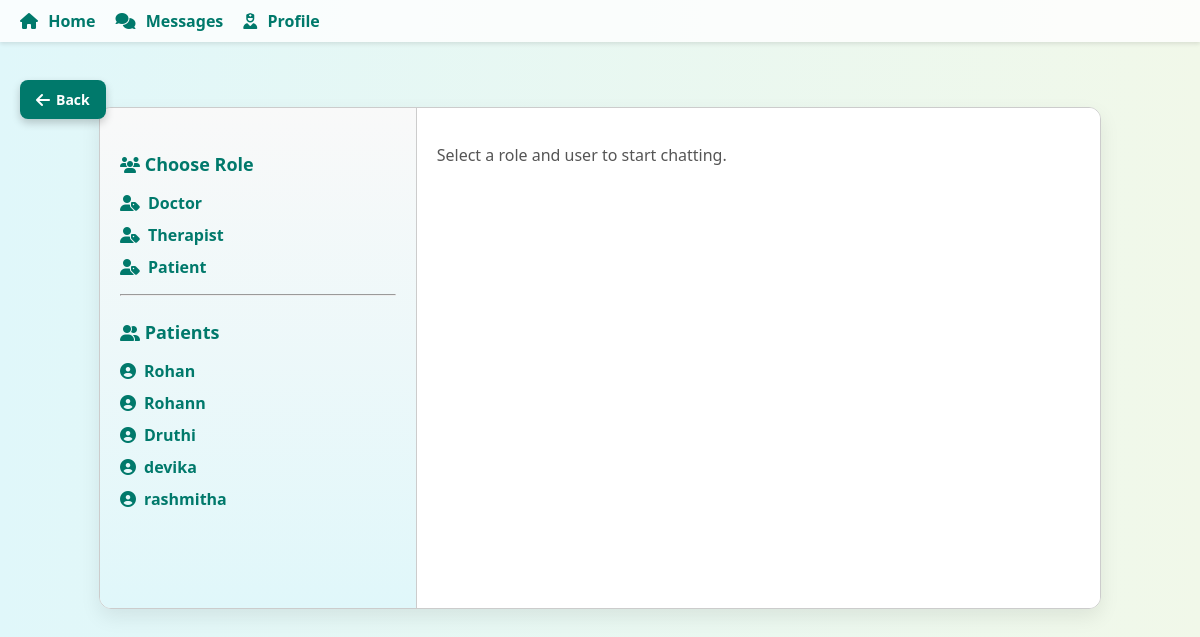
The app's page /messages/?role=patient (signed in), older data.
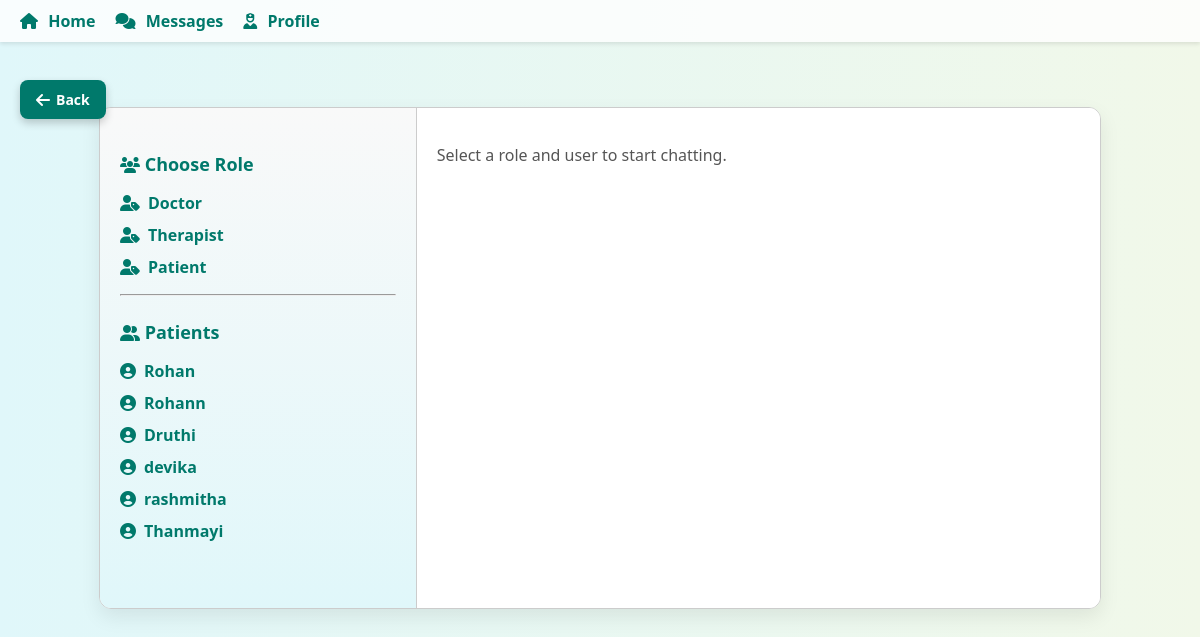
The same page, newer data.
### core/models.py (models this page shows, shortened)
class User(AbstractUser):
    ROLE_CHOICES = (
        ('patient', 'Patient'),
        ('doctor', 'Doctor'),
        ('therapist', 'Therapist'),
    )
    role = models.CharField(max_length=10, choices=ROLE_CHOICES)
    unique_id = models.CharField(max_length=20, blank=True, null=True, unique=True)
    phone = models.CharField(max_length=15, blank=True)
    profile_photo = models.ImageField(upload_to='profile_photos/', blank=True, null=True)
    date_of_birth = models.DateField(blank=True, null=True)
    location = models.CharField(max_length=100, blank=True)

### core/views.py (the view)
# urls.py: path('messages/', views.message_box, name='message_box'),
@login_required
def message_box(request):
    role = request.GET.get('role')
    selected_user_id = request.GET.get('user')
    users = User.objects.filter(role=role).exclude(id=request.user.id) if role else []
    selected_user = User.objects.filter(id=selected_user_id).first()
    messages_qs = []
    if selected_user:
        messages_qs = Message.objects.filter(
            sender__in=[request.user, selected_user],
            receiver__in=[request.user, selected_user],
            is_deleted=False
        ).order_by('timestamp')
    return render(request, 'core/message_box.html', {
        'roles': ['doctor', 'therapist', 'patient'],
        'selected_role': role,
        'users': users,
        'selected_user': selected_user,
        'messages': messages_qs
    })

### core/templates/core/message_box.html (shortened to what this page needs)
{% extends 'core/base.html' %}
{% block content %}
<link rel="stylesheet" href="https://cdnjs.cloudflare.com/ajax/libs/font-awesome/6.5.0/css/all.min.css">
<div class="chat-container">
  <div class="role-list">
    <h4><i class="fas fa-users"></i> Choose Role</h4>
    <ul>
      {% for role in roles %}
        <li><a href="?role={{ role }}"><i class="fas fa-user-tag"></i> {{ role|title }}</a></li>
      {% endfor %}
    </ul>
    {% if selected_role %}
      <hr>
      <h4><i class="fas fa-user-friends"></i> {{ selected_role|title }}s</h4>
      <ul>
        {% for user in users %}
          <li><a href="?role={{ selected_role }}&user={{ user.id }}"><i class="fas fa-user-circle"></i> {{ user.first_name }}</a></li>
        {% empty %}
          <li>No users found.</li>
        {% endfor %}
      </ul>
    {% endif %}
  </div>
  <div class="chat-window">
    {% if selected_user %}
      <h4><i class="fas fa-comments"></i> Chat with {{ selected_user.first_name }}</h4>
      <div class="message-list" id="messageList">
        {% for msg in messages %}
          <div class="message {% if msg.sender == request.user %}sent{% else %}received{% endif %}">
            {{ msg.content }}
            {% if msg.sender == request.user %}
              <button onclick="deleteMessage({{ msg.id }})"><i class="fas fa-trash-alt"></i></button>
            {% endif %}
          </div>
        {% endfor %}
      </div>
      <form id="messageForm">
        {% csrf_token %}
        <input type="hidden" name="receiver_id" value="{{ selected_user.id }}">
        <input type="text" name="content" placeholder="Type a message..." required>
        <button type="submit"><i class="fas fa-paper-plane"></i> Send</button>
      </form>
    {% else %}
      <p style="color:#555;">Select a role and user to start chatting.</p>
    {% endif %}
  </div>
</div>
{% endblock %}

Row changes from the older to the newer data that the page shows:
added User: first_name "Thanmayi"
